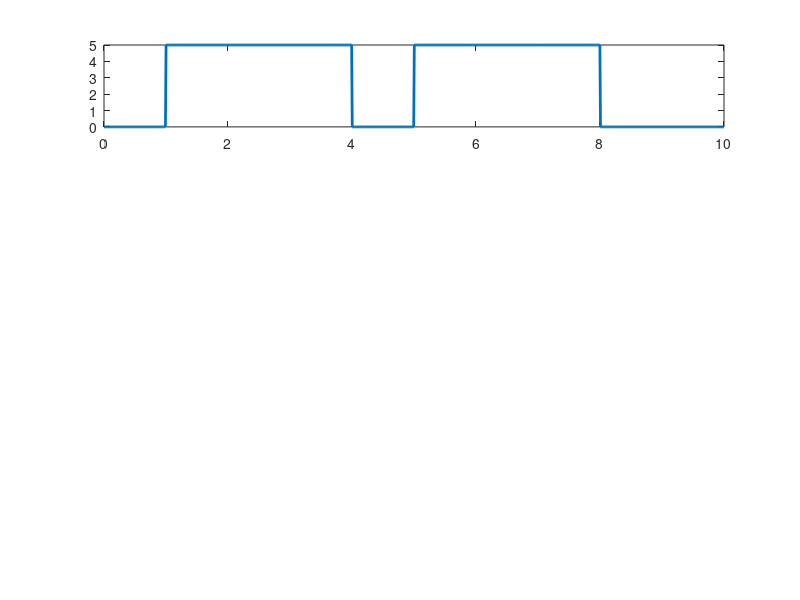

This chart was generated by the following MATLAB code: (Note: this script raises an error after producing the figure.)
% Define input parameters
N = 10;         % Number of input bits
a = floor(2 * rand(1, N));  % Generate random 1's and 0's

% Define modulation parameters
A = 5;          % Pulse amplitude
fs = 100;       % Number of samples (even number) taken in a bit period

% Initialize modulation signals
U = [];         % Unipolar NRZ
U_rz = [];      % Unipolar RZ
P = [];         % Polar NRZ
P_rz = [];      % Polar RZ
B = [];         % Bipolar NRZ
B_rz = [];      % Bipolar RZ / RZ-AMI
M = [];         % Split-phase or Manchester code

% Generate modulation signals
for k = 1:N
    % Unipolar NRZ
    U = [U A * a(k) * ones(1, fs)];

    % Unipolar RZ
    p = [ones(1, fs/2), zeros(1, fs/2)];
    U_rz = [U_rz A * a(k) * p];
    

    % Polar NRZ
    P = [P ((-1)^(a(k) + 1)) * A * ones(1, fs)];

    % Polar RZ
    p = [ones(1, fs/2), zeros(1, fs/2)];
    P_rz = [P_rz ((-1)^(a(k) + 1)) * A * p];
    
    % Bipolar NRZ
    if a(k) == 1
        B = [B (-1)^k * A * ones(1, fs)];
    else
        B = [B A * a(k) * ones(1, fs)];
    end
    
    % Bipolar RZ / RZ-AMI
    if a(k) == 1
        p = [ones(1, fs/2), zeros(1, fs/2)];
        B_rz = [B_rz (-1)^k * A * p];
    else
        B_rz = [B_rz A * a(k) * ones(1, fs)];
    end
    
    % Split-phase or Manchester code
    p = [ones(1, fs/2), -1 * ones(1, fs/2)];
    M = [M ((-1)^(a(k) + 1)) * A * p];
end

% Time vector
T = linspace(0, N , length(U));
t = linspace(0,N,length(U));

% Plotting
figure(1)
subplot(4, 1, 1);
plot(T, U, 'LineWidth', 2)
axis([0 N*Tb -6 6])
title('Unipolar NRZ')
grid on

figure(1)
subplot(4,1,1);
plot(T,U,'LineWidth',2)
axis([0 N -6 6])
title('Unipolar NRZ')

subplot(4,1,2);
plot(T,U_rz,'LineWidth',2)
subplot(4, 1, 2); 
plot(T, U_rz, 'LineWidth', 2)
axis([0 N*Tb -6 6])
title('Unipolar RZ')
grid on

subplot(4, 1, 3); 
plot(T, P, 'LineWidth', 2)
axis([0 N*Tb -6 6])
title('Polar NRZ')
grid on

subplot(4, 1, 4); 
plot(T, P_rz, 'LineWidth', 2)
axis([0 N*Tb -6 6])
title('Polar RZ')
grid on

figure(2)
subplot(3, 1, 1); 
plot(T, B, 'LineWidth', 2)
axis([0 N*Tb -6 6])
title('Bipolar NRZ')
grid on

subplot(3, 1, 2); 
plot(T, B_rz, 'LineWidth', 2)
axis([0 N*Tb -6 6])
title('Bipolar RZ / RZ-AMI')
grid on

subplot(3, 1, 3); 
plot(T, M, 'LineWidth', 2)
axis([0 N*Tb -6 6])
title('Split-phase or Manchester code')
grid on
